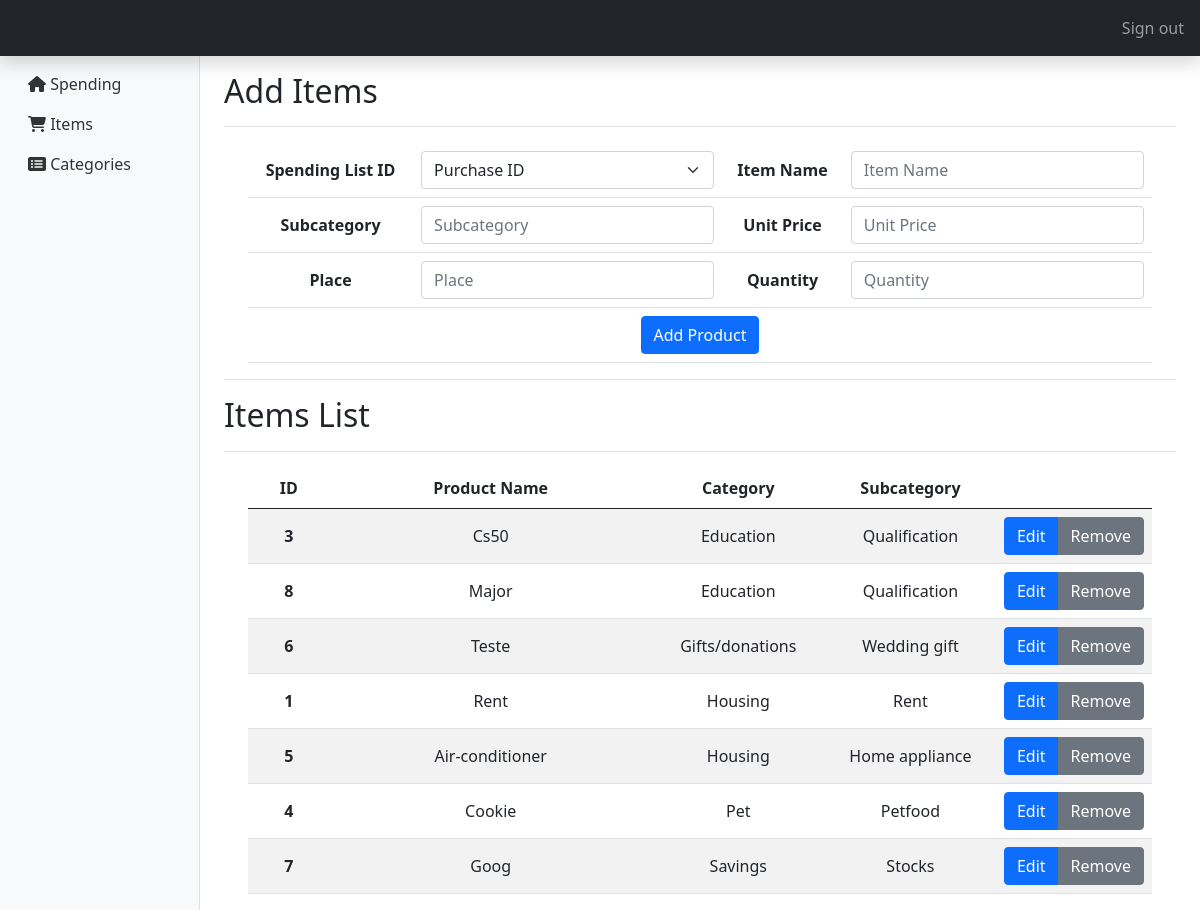
Screenshot of /items (signed in) with the database file from the repository.
### tables this page shows
CREATE TABLE produto (
    id INTEGER PRIMARY KEY NOT NULL,
    produto_nome VARCHAR(30)
);

CREATE TABLE categoria (
    id INTEGER PRIMARY KEY NOT NULL,
    descricao VARCHAR(30),
    parent_id INTEGER
);

### application.py (the view)
@app.route("/items", methods=["GET", "POST"])
@login_required
def items():
    addItems = request.args.get("idadditems")
    shopping_list = cur.execute("SELECT id FROM compras ORDER BY data DESC").fetchall()
    buttonValue = request.form.get('postbutton')
    itemList = cur.execute(
        "SELECT produto.id, produto.produto_nome, c.descricao AS category, categoria.descricao AS subcategory FROM produto " \
            "INNER JOIN produto_categoria ON produto.id=produto_categoria.id_produto " \
                "INNER JOIN categoria ON produto_categoria.id_categoria=categoria.id "\
                    "INNER JOIN (SELECT id, descricao FROM categoria WHERE parent_id IS NULL) c ON categoria.parent_id=c.id " \
                        "ORDER BY category"
    )
    if request.method == "POST":
        if buttonValue == "edit":
            print("edit")
        elif buttonValue == "remove":
            print("remove")
        else:
            purchases_id = request.form.get("purchases")
            product_name = request.form.get("product_name").lower()
            subcategory = request.form.get("subcategory").lower()
            quantity = request.form.get("quantity")
            place = request.form.get("place").lower()
            unit_price = request.form.get("unit_price")
            catId = cur.execute("SELECT categoria_id FROM compras WHERE id = ?", (purchases_id,)).fetchone()[0]
            productId = cur.execute("SELECT id FROM produto WHERE produto_nome = ?", (product_name,)).fetchone()
            subcatId = cur.execute("SELECT id FROM categoria WHERE descricao = ?", (subcategory,)).fetchone()
            placeId = cur.execute("SELECT id FROM fornecedor WHERE fornecedor_nome = ?", (place,)).fetchone()
            if subcatId is None:
                maxId = cur.execute("SELECT MAX (id) FROM categoria WHERE parent_id = ? GROUP BY parent_id", (catId,)).fetchone()
                if maxId:
                    subcatId = maxId[0] + 1
                    cur.execute(
                        "INSERT INTO categoria (id, descricao, parent_id) VALUES (?, ?, ?)", (subcatId, subcategory, catId)
                        )
                else:
                    subcatId = catId * 100
                    cur.execute(
                        "INSERT INTO categoria (id, descricao, parent_id) VALUES (?, ?, ?)", (subcatId, subcategory, catId)
                        )
            else:
                subcatId = subcatId[0]
            if productId is None:
                cur.execute(
                    "INSERT INTO produto (produto_nome) VALUES (?)", (product_name,)
                    )
                productId = cur.execute("SELECT id FROM produto WHERE produto_nome = ?", (product_name,)).fetchone()[0]
                cur.execute(
                    "INSERT INTO produto_categoria (id_produto, id_categoria) VALUES (?, ?)", (productId, subcatId)
                    )
            else:
                productId = productId[0]
            if placeId is None:
                cur.execute(
                    "INSERT INTO fornecedor (fornecedor_nome) VALUES (?)", (place,)
                    )
                placeId = cur.execute("SELECT id FROM fornecedor WHERE fornecedor_nome = ?", (place,)).fetchone()[0]
            else:
                placeId = placeId[0]
            cur.execute(
                "INSERT INTO compra_produto (produto_id, quant, fornecedor_id, compras_id, preco_unit) VALUES (?, ?, ?, ?, ?)", (
                productId, quantity, placeId, purchases_id, unit_price)
                )
            flash("Item Added")
        db.commit()
        return redirect("/items")
    else:
        return render_template("items.html", shopping_list=shopping_list, addItems=addItems, itemList=itemList)

### application.py (called while the page is built)
@app.after_request
def after_request(response):
    response.headers["Cache-Control"] = "no-cache, no-store, must-revalidate"
    response.headers["Expires"] = 0
    response.headers["Pragma"] = "no-cache"
    return response

### helpers.py (called while the page is built)
def login_required(f):
    @wraps(f)
    def decorated_function(*args, **kwargs):
        if session.get("user_id") is None:
            return redirect("/login")
        return f(*args, **kwargs)
    return decorated_function

### templates/items.html (shortened to what this page needs)
{% extends "layout.html" %}
{% block main %}
<div class="d-flex justify-content-between flex-wrap flex-md-nowrap align-items-center pt-3 pb-2 mb-3 border-bottom">
    <h1 class="h2">Add Items</h1>
</div>
<div class="table-responsive">
    <form action="/items" method="POST">
        <div class="container-fluid d-flex justify-content-center">
            <table class="table align-middle">
                <tbody style="text-align:center">
                    <tr>
                        <th>Spending List ID</th>
                        <td>
                            <select name="purchases" class="form-select" id="purchases" required>
                                <option disabled selected value="">Purchase ID</option>
                            </select>
                        </td>
                        <th>Item Name</th>
                        <td>
                            <input class="form-control" name="product_name" placeholder="Item Name" type="text" id=product_name required autocomplete="off">
                        </td>
                    <tr>
                        <th>Subcategory</th>
                        <td>
                            <input class="form-control" name="subcategory" placeholder="Subcategory" type="text" id="subcat" required autocomplete="off">
                        </td>
                        <th>Unit Price</th>
                        <td>
                            <input class="form-control" name="unit_price" placeholder="Unit Price" type="number" step="0.01" required autocomplete="off">
                        </td>
                    </tr>
                        <th>Place</th>
                        <td>
                            <input class="form-control" name="place" placeholder="Place" type="text" id="place" required autocomplete="off">
                        </td>
                        <th>Quantity</th>
                        <td>
                            <input class="form-control" name="quantity" placeholder="Quantity" type="number" required autocomplete="off">
                        </td>
                     </tr>
                    <tr>
                        <td colspan="4"><button class="btn btn-primary" type="submit" value="add">Add Product</button></td>
                    </tr>
                </tbody>
            </table>
        </div>
    </form>
</div>
<div class="d-flex justify-content-between flex-wrap flex-md-nowrap align-items-center pt-3 pb-2 mb-3 border-bottom border-top">
    <h1 class="h2">Items List</h1>
</div>
<div class="table-responsive">
<div class="container-fluid d-flex justify-content-center">
    <table class="table table-striped align-middle">
        <thead>
            <tr style="text-align:center">
                <th scope="col" width="10%">ID</th>
                <th scope="col" width="40%">Product Name</th>
                <th scope="col" width="20%">Category</th>
                <th scope="col" width="20%">Subcategory</th>
                <th scope="col" width="10%"></th>
            </tr>
        </thead>
        <tbody style="text-align:center">
            {% for item in itemList %}
                <tr id="tr{{ item['id']}}">
                    <form action='/items' method='POST'>
                        <th>{{ item['id'] }}</th>
                        <td value="{{ item['produto_nome']}}">{{ item['produto_nome'].capitalize() }}</td>
                        <td value="{{ item['category']}}">{{ item['category'].capitalize() }}</td>
                        <td value="{{ item['subcategory']}}">{{ item['subcategory'].capitalize() }}</td>
                        <td class="btn-group">
                            <button class="btn btn-primary edit" type="button" value="{{ item['id']}}">Edit</button>
                            <button class="btn btn-secondary" type="submit" name="postbutton" value="remove">Remove</button>
                        </td>
                    </form>
                </tr>
            {% endfor %}
        </tbody>
    </table>
</div>
</div>
{% endblock %}

### templates/layout.html (shortened to what this page needs)
<!DOCTYPE html>
<html lang="en">
<head>
    <link rel="stylesheet" href="static/style.css">
    <link href="https://cdn.jsdelivr.net/npm/bootstrap@5.0.1/dist/css/bootstrap.min.css" rel="stylesheet"
>
    <link rel="stylesheet" href="http://code.jquery.com/ui/1.10.3/themes/smoothness/jquery-ui.css">
    <link rel="stylesheet" href="https://cdn.jsdelivr.net/npm/@fortawesome/fontawesome-free@5.15.3/css/fontawesome.min.css">
</head>
<body>
    <header class="navbar navbar-dark sticky-top bg-dark flex-md-nowrap shadow fixed-top">
        {% if session.user_id %}
        <ul class="navbar-nav px-3 ms-auto">
            <li class="nav-item text-nowrap">
                <a class="nav-link" href="/logout">Sign out</a>
            </li>
        </ul>
        {% endif %}
    </header>
    <div class="container-fluid">
        <div class="row">
            {% if session.user_id %}
            <nav id="sidebarMenu" class="col-md-3 col-lg-2 d-md-block bg-light sidebar collapse">
                <div class="position-sticky pt-3">
                    <ul class="nav flex-column">
                        <li class="nav-item">
                            <a class="nav-link text-start" aria-current="page" href="/"><i class="fas fa-home"></i>  Spending</a>
                        </li>
                        <li class="nav-item">
                            <a class="nav-link text-start" href="/items"><i class="fas fa-shopping-cart"></i>  Items</a>
                        </li>
                        <li class="nav-item">
                            <a class="nav-link text-start" href="/category"><i class="fas fa-list-alt"></i>  Categories</a>
                        </li>
                    </ul>
                </div>
            </nav>
            {% endif %}
            <main class="col-md-9 ms-sm-auto col-lg-10 px-md-4">
                {% block main %}{% endblock %}
            </main>
        </div>
    </div>
</body>
</html>

### static/style.css (style rules this page uses)
body { font-size: .875rem; }
.sidebar { position: fixed; top: 0; bottom: 0; left: 0; z-index: 100; padding: 48px 0 0; box-shadow: inset -1px 0 0 rgba(0, 0, 0, .1); }
.sidebar .nav-link { font-weight: 500; color: #333; }

### rows the page displays
produto: id "3", produto_nome "Cs50", category "Education", subcategory "Qualification"
produto: id "8", produto_nome "Major", category "Education", subcategory "Qualification"
produto: id "6", produto_nome "Teste", category "Gifts/donations", subcategory "Wedding gift"
produto: id "1", produto_nome "Rent", category "Housing", subcategory "Rent"
produto: id "5", produto_nome "Air-conditioner", category "Housing", subcategory "Home appliance"
produto: id "4", produto_nome "Cookie", category "Pet", subcategory "Petfood"
produto: id "7", produto_nome "Goog", category "Savings", subcategory "Stocks"
